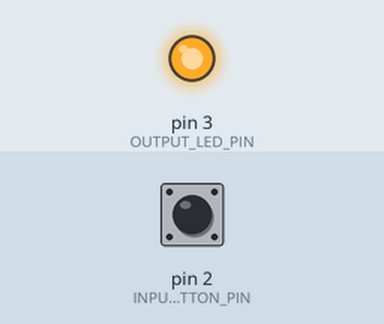
Simulated run of this sketch. Board: Arduino Uno, built with avr-gcc and run on an emulated ATmega328P. On the bench: output pins drawn as LEDs (lit = HIGH). The test bench sets the inputs (shaded band); at power-on: pin 2 (INPUT_BUTTON_PIN) LOW.

Above: at 1.2 s.
1.3 s: pin 2 (INPUT_BUTTON_PIN) pulled HIGH for 0.15 s
At 1.37 s:
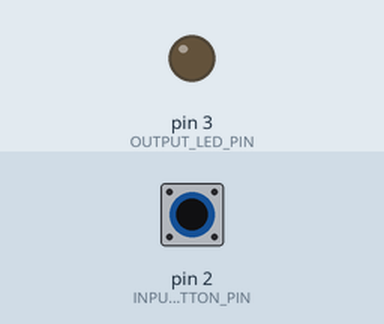
2.9 s: pin 2 (INPUT_BUTTON_PIN) pulled HIGH for 3.2 s
At 6.8 s:
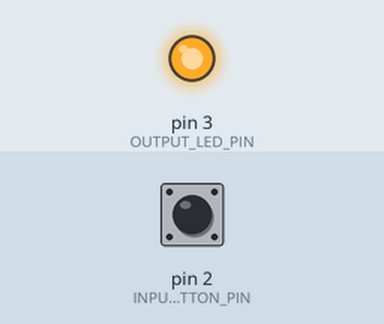
Timing chart, 0 to 8.3 s (numbered marks = the images above; inputs shaded):
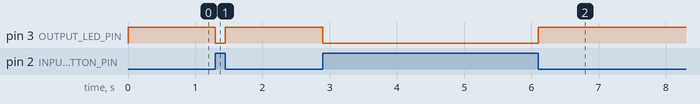

Measured:
- after the input at 1.3 s, pin 3 (OUTPUT_LED_PIN): HIGH → LOW at once, → HIGH 0.15 s later
- after the input at 2.9 s, pin 3 (OUTPUT_LED_PIN): HIGH → LOW at once, → HIGH 3.2 s later

The sketch:

demo_in_class.ino
```cpp
const int INPUT_BUTTON_PIN = 2;
const int OUTPUT_LED_PIN = 3;

void setup() {
  pinMode(INPUT_BUTTON_PIN, INPUT);
  pinMode(OUTPUT_LED_PIN, OUTPUT);

}

void loop() {
  int buttonVal = digitalRead(INPUT_BUTTON_PIN);
  digitalWrite(OUTPUT_LED_PIN, !buttonVal);

}
```
